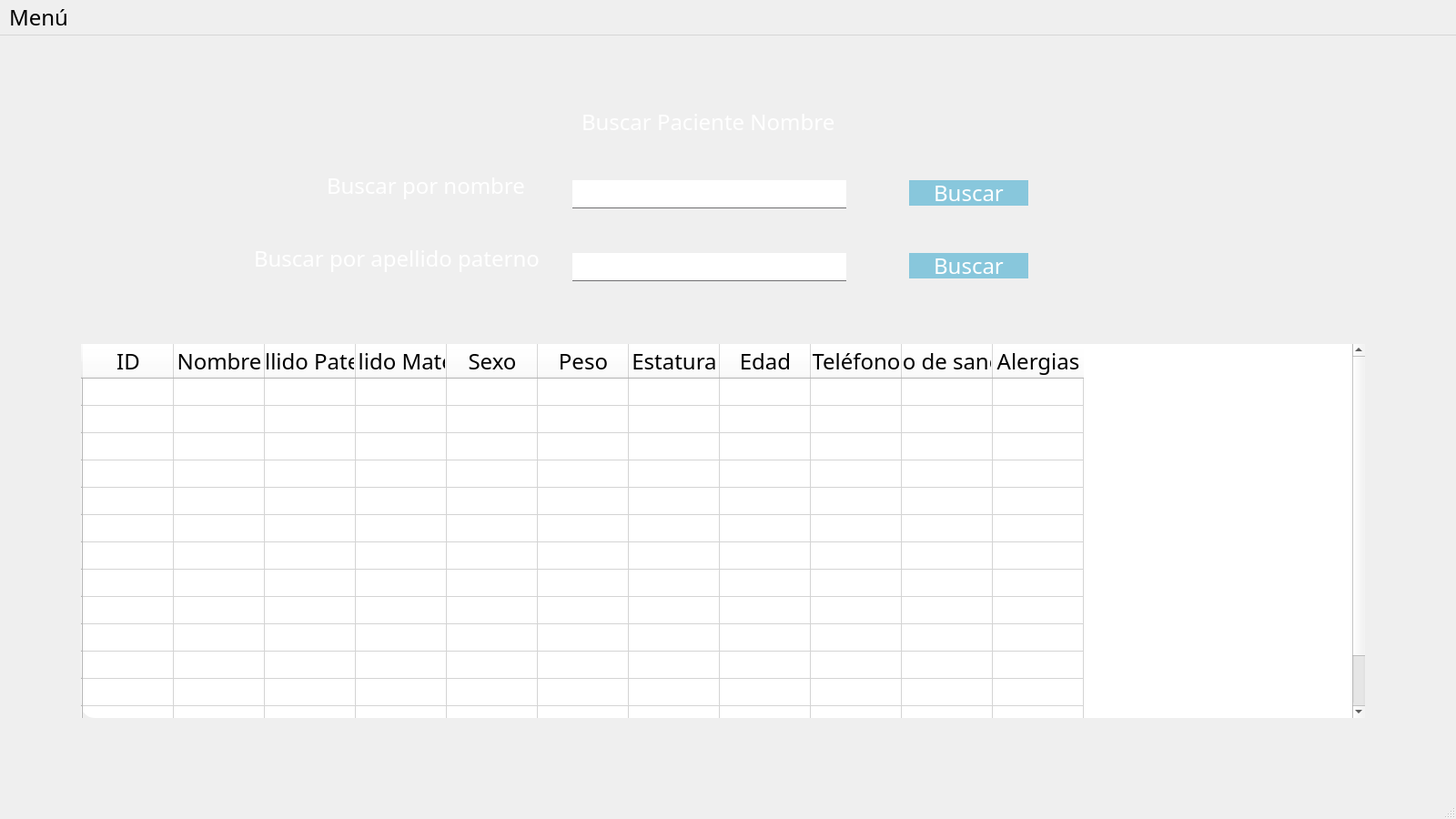
<?xml version="1.0" encoding="UTF-8"?>
<ui version="4.0">
 <class>BuscarPacienteNombre</class>
 <widget class="QMainWindow" name="BuscarPacienteNombre">
  <property name="geometry">
   <rect>
    <x>0</x>
    <y>0</y>
    <width>1600</width>
    <height>900</height>
   </rect>
  </property>
  <property name="minimumSize">
   <size>
    <width>1600</width>
    <height>900</height>
   </size>
  </property>
  <property name="maximumSize">
   <size>
    <width>1920</width>
    <height>1080</height>
   </size>
  </property>
  <property name="windowTitle">
   <string>Buscar paciente nombre</string>
  </property>
  <property name="styleSheet">
   <string notr="true">*{
    font-family:century gothic;
    font-size:24px;
}

QWidget{
    background-image: url(:/prefijoNuevo/paisaje-cultura-sostenibilidad.jpg);
}

QFrame{
    background:rgba(0/0/0/0.8);
    border-radius:15px;
}

QPushButton{
    background:#88c7dc;
    color:white;
    border-radius:15px;
}

QPushButton:hover{
    color:#333;
    border-radius:15px;
    background:#49ebff;
}

QToolButton{
    background:red;
    border-radius:60px;

}

QLabel{
    color:white;
    background:transparent;
}

QLineEdit{
    background:transparent;
    border:none;
    color:#717072;
    border-bottom:1px solid #717072;
}</string>
  </property>
  <widget class="QWidget" name="centralwidget">
   <widget class="QFrame" name="frame">
    <property name="geometry">
     <rect>
      <x>49</x>
      <y>39</y>
      <width>1491</width>
      <height>791</height>
     </rect>
    </property>
    <property name="frameShape">
     <enum>QFrame::StyledPanel</enum>
    </property>
    <property name="frameShadow">
     <enum>QFrame::Raised</enum>
    </property>
    <widget class="QTableWidget" name="tableWidget">
     <property name="geometry">
      <rect>
       <x>40</x>
       <y>300</y>
       <width>1411</width>
       <height>411</height>
      </rect>
     </property>
     <property name="styleSheet">
      <string notr="true">color: rgb(0, 0, 0);
font: 10pt &quot;MS Shell Dlg 2&quot;;
background-color: rgb(255, 255, 255);</string>
     </property>
     <row>
      <property name="text">
       <string/>
      </property>
     </row>
     <row>
      <property name="text">
       <string/>
      </property>
     </row>
     <row>
      <property name="text">
       <string/>
      </property>
     </row>
     <row>
      <property name="text">
       <string/>
      </property>
     </row>
     <row>
      <property name="text">
       <string/>
      </property>
     </row>
     <row>
      <property name="text">
       <string/>
      </property>
     </row>
     <row>
      <property name="text">
       <string/>
      </property>
     </row>
     <row>
      <property name="text">
       <string/>
      </property>
     </row>
     <row>
      <property name="text">
       <string/>
      </property>
     </row>
     <row>
      <property name="text">
       <string/>
      </property>
     </row>
     <row>
      <property name="text">
       <string/>
      </property>
     </row>
     <row>
      <property name="text">
       <string/>
      </property>
     </row>
     <row>
      <property name="text">
       <string/>
      </property>
     </row>
     <row>
      <property name="text">
       <string/>
      </property>
     </row>
     <column>
      <property name="text">
       <string>ID</string>
      </property>
     </column>
     <column>
      <property name="text">
       <string>Nombre</string>
      </property>
     </column>
     <column>
      <property name="text">
       <string>Apellido Paterno</string>
      </property>
     </column>
     <column>
      <property name="text">
       <string>Apellido Materno</string>
      </property>
     </column>
     <column>
      <property name="text">
       <string>Sexo</string>
      </property>
     </column>
     <column>
      <property name="text">
       <string>Peso</string>
      </property>
     </column>
     <column>
      <property name="text">
       <string>Estatura</string>
      </property>
     </column>
     <column>
      <property name="text">
       <string>Edad</string>
      </property>
     </column>
     <column>
      <property name="text">
       <string>Teléfono</string>
      </property>
     </column>
     <column>
      <property name="text">
       <string>Tipo de sangre</string>
      </property>
     </column>
     <column>
      <property name="text">
       <string>Alergias</string>
      </property>
     </column>
    </widget>
    <widget class="QLabel" name="label">
     <property name="geometry">
      <rect>
       <x>590</x>
       <y>40</y>
       <width>301</width>
       <height>31</height>
      </rect>
     </property>
     <property name="text">
      <string>Buscar Paciente Nombre</string>
     </property>
    </widget>
    <widget class="QLabel" name="label_2">
     <property name="geometry">
      <rect>
       <x>310</x>
       <y>110</y>
       <width>231</width>
       <height>31</height>
      </rect>
     </property>
     <property name="text">
      <string>Buscar por nombre</string>
     </property>
    </widget>
    <widget class="QLabel" name="label_3">
     <property name="geometry">
      <rect>
       <x>230</x>
       <y>190</y>
       <width>341</width>
       <height>31</height>
      </rect>
     </property>
     <property name="text">
      <string>Buscar por apellido paterno</string>
     </property>
    </widget>
    <widget class="QLineEdit" name="lineEdit">
     <property name="geometry">
      <rect>
       <x>580</x>
       <y>120</y>
       <width>301</width>
       <height>31</height>
      </rect>
     </property>
     <property name="styleSheet">
      <string notr="true">background-color: rgb(255, 255, 255);</string>
     </property>
    </widget>
    <widget class="QLineEdit" name="lineEdit_2">
     <property name="geometry">
      <rect>
       <x>580</x>
       <y>200</y>
       <width>301</width>
       <height>31</height>
      </rect>
     </property>
     <property name="styleSheet">
      <string notr="true">background-color: rgb(255, 255, 255);</string>
     </property>
    </widget>
    <widget class="QPushButton" name="buscarNombre">
     <property name="geometry">
      <rect>
       <x>950</x>
       <y>120</y>
       <width>131</width>
       <height>28</height>
      </rect>
     </property>
     <property name="text">
      <string>Buscar</string>
     </property>
    </widget>
    <widget class="QPushButton" name="buscarApellidoP">
     <property name="geometry">
      <rect>
       <x>950</x>
       <y>200</y>
       <width>131</width>
       <height>28</height>
      </rect>
     </property>
     <property name="text">
      <string>Buscar</string>
     </property>
    </widget>
   </widget>
  </widget>
  <widget class="QMenuBar" name="menubar">
   <property name="geometry">
    <rect>
     <x>0</x>
     <y>0</y>
     <width>1600</width>
     <height>36</height>
    </rect>
   </property>
   <widget class="QMenu" name="menuMen">
    <property name="title">
     <string>Menú</string>
    </property>
    <addaction name="separator"/>
    <addaction name="actionRegresar"/>
   </widget>
   <addaction name="menuMen"/>
  </widget>
  <widget class="QStatusBar" name="statusbar"/>
  <action name="actionRegresar">
   <property name="text">
    <string>Regresar</string>
   </property>
  </action>
 </widget>
 <resources>
  <include location="../Imagenes/Imagen.qrc"/>
 </resources>
 <connections/>
</ui>
